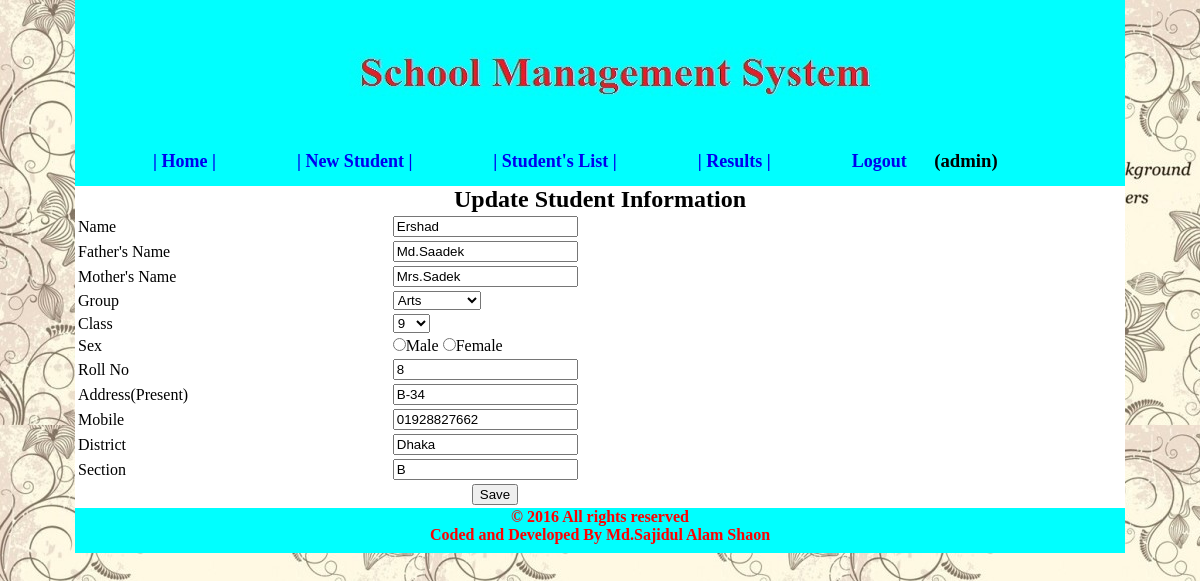
/edit.php?Admission_id=13 (signed in), run on the app's committed database.
### tables this page shows
CREATE TABLE IF NOT EXISTS `tbl_admission_1` (
  `Admission_id` int(100) NOT NULL AUTO_INCREMENT,
  `student_name` varchar(100) NOT NULL,
  `group_` varchar(100) NOT NULL,
  `fa_name` varchar(100) NOT NULL,
  `mo_name` varchar(100) NOT NULL,
  `class` varchar(100) NOT NULL,
  `mobile` varchar(100) NOT NULL,
  `sex` varchar(10) NOT NULL,
  `blood_group` varchar(100) NOT NULL,
  `division` varchar(100) NOT NULL,
  `distict` varchar(50) NOT NULL,
  `pre_address` varchar(100) NOT NULL,
  `per_address` varchar(100) NOT NULL,
  `roll_no` int(11) DEFAULT NULL,
  `section` varchar(10) DEFAULT NULL,
  PRIMARY KEY (`Admission_id`),
  KEY `sex` (`sex`),
  KEY `sex_2` (`sex`)
);

### edit.php (the view, shortened to what this page needs)
<?php
    include("header.php");
    $userid = '';
	if(isset($_SESSION['userid'])){
		$userid = $_SESSION['userid'];
	}
    $student_name='';
    $fa_name='';
    $mo_name='';
    $group_='';
    $class='';
    $roll_no='';
    $pre_address='';
    $mobile='';
    $distict='';
    $section='';
    $msg='';
	if(isset($_POST['submit'])){
		$Admission_id = $_POST['Admission_id'];
		$student_name = addslashes($_POST['student_name']);
		$fa_name = addslashes($_POST['fa_name']);
		$mo_name = addslashes($_POST['mo_name']);
		$group_ = addslashes($_POST['group_']);
                $class = addslashes($_POST['class']);
                $sex = addslashes($_POST['sex']);
                $roll_no = addslashes($_POST['roll_no']);
                $pre_address = addslashes($_POST['pre_address']);
                $mobile = addslashes($_POST['mobile']);
                $distict = addslashes($_POST['distict']);
                $section = addslashes($_POST['section']);
		if(!$student_name){
			$msg .= '<font color="red">Student name can not empty.</font><br/>';
		}
		if($student_name && $Admission_id){
			mysql_query("UPDATE `tbl_admission_$userid` SET student_name='$student_name' , fa_name='$fa_name' , mo_name='$mo_name' ,group_='$group_', class='$class',sex='$sex',roll_no='$roll_no',pre_address='$pre_address',mobile='$mobile',distict='$distict',section='$section' WHERE Admission_id='$Admission_id'");
			header("Location: students.php?msg=update");
		}
	}else if(isset($_GET['Admission_id']) && $_GET['Admission_id']){
        $Admission_id=$_GET['Admission_id'];
        $query = mysql_query("SELECT * FROM `tbl_admission_$userid` WHERE Admission_id='$Admission_id'");
        $row = mysql_fetch_object($query);
        if(isset($row->Admission_id)){
            $student_name=$row->student_name;
            $fa_name=$row->fa_name;
            $mo_name=$row->mo_name;
            $group_=$row->group_;
            $class=$row->class;
            $roll_no=$row->roll_no;
            $pre_address=$row->pre_address;
            $mobile=$row->mobile;
            $distict=$row->distict;
            $section=$row->section;
          }
    }else{
		header("Location: students.php");
	}
?>
    <h2 align="center">Update Student Information<br/></h2>
	<form method="post" action="">
		<table width="80%">
            <tr>
                <td>Name</td>
                <td><input type="text" name="student_name" value="<?php echo $student_name; ?>" /></td>
            </tr>
            <tr>
                <td>Father's Name</td>
               <td><input type="text" name="fa_name" value="<?php echo $fa_name; ?>" /></td>
            </tr>
            <tr>
                <td>Mother's Name</td>
               <td><input type="text" name="mo_name" value="<?php echo $mo_name; ?>" /></td>
            </tr>
             <tr>
                <td>Group</td>
                <td><select exclude="" name="group_">
                   <option><?php echo $group_ ?></option>
                </select>
                </td>
            </tr>
             <tr>
                <td>Class</td>
                <td>
                    <select exclude="" name="class">
                        <option><?php echo $class ?> </option>
                    </select>
                </td>
            </tr>
            <tr>
                <td>Sex</td>
            <td>
             <input type="radio" name="sex" value="male"><label>Male</label>
             <input type="radio" name="sex" value="female"><label>Female</label>
          </td>
            </tr>
            <tr>
                <td>Roll No</td>
                <td><input type="text" name="roll_no" value="<?php echo $roll_no; ?>" /></td>
            </tr>
            <tr>
                <td>Address(Present)</td>
                <td><input type="text" name="pre_address" value="<?php echo $pre_address; ?>" /></td>
            </tr>
            <tr>
                <td>Mobile</td>
                <td><input type="text" name="mobile" value="<?php echo $mobile; ?>" /></td>
            </tr>
            <tr>
                <td>District</td>
                <td><input type="text" name="distict" value="<?php echo $distict; ?>" /></td>
            </tr>
            <tr>
                <td>Section</td>
                <td><input type="text" name="section" value="<?php echo $section; ?>" /></td>
            </tr>
              <tr>
		<td colspan="2" align="center"><input type="submit" name="submit" value="Save" /></td>
              </tr>
        </table>
     </form>
<?php
	include("footer.php");
?>

### css/style.css (style rules this page uses)
* { margin: 0; }
body { margin: 0; }

### data on the page
tbl_admission_1: student_name "Ershad", fa_name "Md.Saadek", mo_name "Mrs.Sadek", group_ "Arts", class "9", roll_no "8", pre_address "B-34", mobile "01928827662", distict "Dhaka", section "B"

### other printed values
$username "admin"
